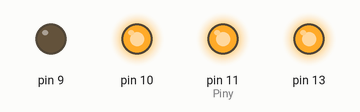
Simulated run of this sketch. Board: Arduino Uno, built with avr-gcc and run on an emulated ATmega328P. Parts: output pins drawn as LEDs (lit = HIGH).

Above: at 1.0 s.
At 5.0 s:
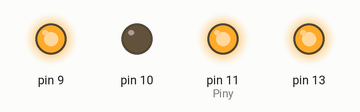
At 7.0 s:
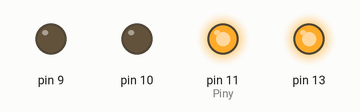
At 9.0 s:
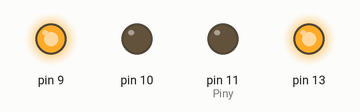
At 13.0 s:
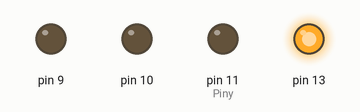
At 17.0 s:
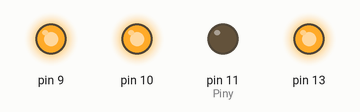
Timing chart, 0 to 18.2 s (numbered marks = the images above):
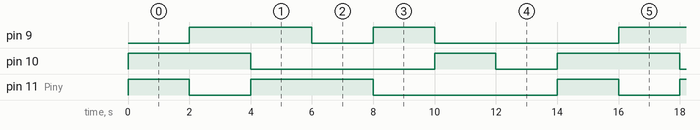

The sketch:

wszystie_kolory_diody_RGB_anodowa.ino
```cpp
void setup() {
  pinMode(11, OUTPUT); // Piny, podłączone do diody jako wyjścia
  pinMode(9, OUTPUT);
  pinMode(10, OUTPUT);
  pinMode(13,OUTPUT);
  digitalWrite(13, HIGH);
  digitalWrite(11, LOW);
  digitalWrite(10, LOW);
  digitalWrite(9, LOW);

}

void loop() {
  digitalWrite(11, HIGH); //niebieski
  digitalWrite(10, HIGH);
  digitalWrite(9, LOW);

  delay(2000);

  digitalWrite(11, LOW);    //czerwony
  digitalWrite(10, HIGH);
  digitalWrite(9,HIGH);
  delay(2000);

  digitalWrite(11, HIGH);   //zielony
  digitalWrite(10, LOW);
  digitalWrite(9, HIGH);

  delay(2000);
  digitalWrite(11, HIGH); //niebieski-zielony
  digitalWrite(10, LOW);
  digitalWrite(9, LOW);

  delay(2000);

  digitalWrite(11, LOW);    //czerwony-zielony
  digitalWrite(10, LOW);
  digitalWrite(9,HIGH);
  delay(2000);

  digitalWrite(11, LOW);   //czerwony-niebieski
  digitalWrite(10, HIGH);
  digitalWrite(9,LOW);

  delay(2000);

  digitalWrite(11, LOW);   //biały
  digitalWrite(10, LOW);
  digitalWrite(9, LOW);

  delay(2000);
}
```

Measured:
- by itself, pin 9: repeats every 14.0 s: LOW 2.0 s, HIGH 2.0 s, LOW 6.0 s, HIGH 4.0 s
- by itself, pin 10: repeats every 14.0 s: LOW 6.0 s, HIGH 2.0 s, LOW 2.0 s, HIGH 4.0 s
- by itself, pin 11 (Piny): repeats every 14.0 s: LOW 2.0 s, HIGH 4.0 s, LOW 6.0 s, HIGH 2.0 s
